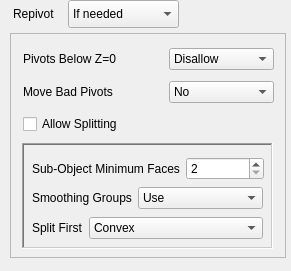
         <widget class="QFrame" name="pivotFrame">
          <property name="geometry">
           <rect>
            <x>530</x>
            <y>10</y>
            <width>291</width>
            <height>271</height>
           </rect>
          </property>
          <property name="sizePolicy">
           <sizepolicy hsizetype="Expanding" vsizetype="Preferred">
            <horstretch>0</horstretch>
            <verstretch>1</verstretch>
           </sizepolicy>
          </property>
          <property name="whatsThis">
           <string>&lt;html&gt;&lt;head/&gt;&lt;body&gt;&lt;p&gt;Bad pivots are one of the causes of shadow errors, particularly in tiles. The pivot of a mesh is regarded as &amp;quot;bad&amp;quot; if the mesh has any faces whose outward normals are directed towards the pivot rather than away from it.&lt;/p&gt;&lt;p&gt;Unless you set the Repivot option to &amp;quot;none&amp;quot; in the GUI or if there is a non-NULL supermodel, the program checks the pivots of all trimesh nodes that are set to shadow 1, except nodes whose position or orientation is changed in an animation. If it finds a bad pivot, it will try to fix it by moving the pivot to a position inside the mesh where it is no longer &amp;quot;bad&amp;quot;. If it succeeds, it will say so in the detailed log. However, this is not always possible. A common example is a door frame or window frame where the sides are facing each other inwards. Wherever you put the pivot, it would be in front of at least one of the sides Often, these situations can be resolved by splitting the mesh into suitable pieces, each of which can be successfully pivoted. There is an option to allow the program to try to do this automatically for you. If you set the Repivot option to &amp;quot;all&amp;quot;, the program will repivot nodes to conform to its own algorithms, even if their existing position is not actually &amp;quot;bad&amp;quot;. This may be useful on a first pass through a raw tileset, for example.The program will first try setting the pivot at the top of the object. If this is unsatisfactory, it will next try the centroid of the centroids of the faces of the object. If that also fails, it will compute the polyhedron within which the pivot must lie and if that polyhedron is convex it will use the centre of its bounding box as a pivot.&lt;/p&gt;&lt;p&gt;If snap is being used, the new position of the pivot will be snapped if possible. Sometimes, if the pivoting is critical, this is not possible. For example, if the program has calculated that the only possible position for a pivot is between 1.234 and 1.235, snapping it to 1.23 is not going to work. In this case, the pivot will be set to 1.2345 and the vertex co-ordinates, which are expressed relative to the pivot, will be released so that their absolute positions (relative to the rest of the geometry) can remain exact.&lt;/p&gt;&lt;p&gt;In the case of tile models, the program will look for a pivot within the XY boundaries of the tile. Objects in tiles do not cast shadows if they have a pivot below Z=0 so you may want to tell CM3 to keep pivots on or above the Z=0 plane. The GUI option “Pivots below Z=0” controls this. The third option 'slice' will cause meshes that cross the Z=0 place to be sliced at Z=0, the upper part repivoted and the lower part set to shadow 0.&lt;/p&gt;&lt;p&gt;Repivoting is not recommended for character models (it is likely to ruin animations) or doors (which do not cast shadows anyway).&lt;/p&gt;&lt;p&gt;The memory needed to find the bounding polyhedron increases as the third power of the number of faces. &lt;/p&gt;&lt;p&gt;For trimesh nodes of up to 150 faces, the program will use an exact algorithm that will certainly succeed in fixing the pivot if it is geometrically possible. Beyond 150 faces and up to 400 faces it will use a looser algorithm that is less memory-intensive and will usually succeed (about 99% of the time) but may occasionally fail. Beyond 400 faces it will not even try.&lt;/p&gt;&lt;p&gt;Occasionally, repositioning a difficult pivot may be achieved by exploiting rounding errors in the calculation of very small distances and the pivot may be placed the &amp;quot;wrong side&amp;quot; of a face by a microscopic distance. If this happens, a warning will be printed in the detailed log file.&lt;/p&gt;&lt;/body&gt;&lt;/html&gt;</string>
          </property>
          <property name="frameShape">
           <enum>QFrame::NoFrame</enum>
          </property>
          <property name="frameShadow">
           <enum>QFrame::Raised</enum>
          </property>
          <widget class="QFrame" name="repivotBox">
           <property name="geometry">
            <rect>
             <x>10</x>
             <y>33</y>
             <width>276</width>
             <height>225</height>
            </rect>
           </property>
           <property name="frameShape">
            <enum>QFrame::StyledPanel</enum>
           </property>
           <property name="frameShadow">
            <enum>QFrame::Raised</enum>
           </property>
           <widget class="QFrame" name="allowSplittingFrame">
            <property name="geometry">
             <rect>
              <x>12</x>
              <y>110</y>
              <width>251</width>
              <height>106</height>
             </rect>
            </property>
            <property name="whatsThis">
             <string>&lt;html&gt;&lt;head/&gt;&lt;body&gt;&lt;p&gt;If you turn on the &amp;quot;splitting&amp;quot; option, when the program fails to find a satisfactory pivot position for an object, it will split the object into parts that can each be pivoted separately. It creates new names for the parts by adding suffix numbers to the original node name (having checked that they are not already in use) and it randomises the wirecolors of the new objects. If it fails to repivot one of the parts (which can happen with a really twisted geometry) it will set its wirecolor to red (1 0 0).&lt;/p&gt;&lt;p&gt;When splitting an object, the program first separates isolated objects that are not connected to each other by common edges. If that isn't enough, it tries splitting objects into distinct smoothing group. Then it tries detaching pieces of floor and anything below them. After that, it looks for pieces that are entirely convex or entirely concave and detaches those. Finally it looks for groups of faces that form plane polygons. When it separates a piece, it checks to see if that piece and the remaining part can be pivoted. If they can, it need go no further. Otherwise, it will try splitting them again in another way.&lt;/p&gt;&lt;p&gt;There are some options in the GUI to control the splitting process. You can tell it to use smoothing groups, as described above, or to totally ignore them (if you think the models are not well smoothed anyway) or to protect smoothing groups and not allow them to be split further even if the pivot is still bad.&lt;/p&gt;&lt;p&gt;There is also a spinner to set the minimum size (number of faces) of pieces after splitting. Setting it to 4 is often a good choice but you might need to try different values on problematic models. Usually, it works better for concave pieces to be identified before convex ones. For some geometries, however, it may be better to do it the other way around. The radio button in the GUI lets you to choose which way you want the program to do it. If you find a particular model is problematic and the program seems to generate a large number of pieces which it can't repivot, try changing this option and running the original file through the program again.When splitting shadow meshes (trimesh nodes set to render 0 shadow 1), the option to protect smoothing groups is ignored for that node (because smoothing is meaningless if the node is not rendered) and the minimum piece size of 2 is used, regardless of GUI options. This is so that, if a node is so convoluted that it cannot be pivoted without breaking smoothing, you can try creating a shadow mesh for it that can certainly be repivoted.&lt;/p&gt;&lt;p&gt;If a trimesh node cannot be successfully repivoted, even with splitting, you can opt to move it to the top, middle or bottom of the object or to leave it where it is. 'Top' means the centroid of the top-most vertices; 'Middle' means the centroid of those vertices that lie at or above Z=0 and 'Bottom' means the centroid of the bottom-most vertices. One of these choices will quite often, but not always, resolve remaining shadow errors but a warning is still printed in the log because visual inspection of the shadows on the model will still be needed.&lt;/p&gt;&lt;/body&gt;&lt;/html&gt;</string>
            </property>
            <property name="frameShape">
             <enum>QFrame::WinPanel</enum>
            </property>
            <property name="frameShadow">
             <enum>QFrame::Sunken</enum>
            </property>
            <widget class="QWidget" name="layoutWidget_D">
             <property name="geometry">
              <rect>
               <x>10</x>
               <y>40</y>
               <width>231</width>
               <height>30</height>
              </rect>
             </property>
             <layout class="QHBoxLayout" name="smoothingGroupsLayout">
              <item>
               <widget class="QLabel" name="smoothingGroupsLabel">
                <property name="sizePolicy">
                 <sizepolicy hsizetype="Fixed" vsizetype="Preferred">
                  <horstretch>0</horstretch>
                  <verstretch>0</verstretch>
                 </sizepolicy>
                </property>
                <property name="text">
                 <string>Smoothing Groups</string>
                </property>
               </widget>
              </item>
              <item>
               <widget class="QComboBox" name="smoothingGroupsCombo">
                <item>
                 <property name="text">
                  <string>Use</string>
                 </property>
                </item>
                <item>
                 <property name="text">
                  <string>Ignore</string>
                 </property>
                </item>
                <item>
                 <property name="text">
                  <string>Protect</string>
                 </property>
                </item>
               </widget>
              </item>
             </layout>
            </widget>
            <widget class="QWidget" name="layoutWidget_E">
             <property name="geometry">
              <rect>
               <x>10</x>
               <y>10</y>
               <width>232</width>
               <height>31</height>
              </rect>
             </property>
             <layout class="QHBoxLayout" name="subObjectsMinFacesLayout">
              <property name="sizeConstraint">
               <enum>QLayout::SetMinimumSize</enum>
              </property>
              <item>
               <widget class="QLabel" name="subObjectMinFacesLabel">
                <property name="text">
                 <string>Sub-Object Minimum Faces</string>
                </property>
               </widget>
              </item>
              <item>
               <widget class="QSpinBox" name="subObjectSpin">
                <property name="minimum">
                 <number>2</number>
                </property>
                <property name="maximum">
                 <number>8</number>
                </property>
               </widget>
              </item>
             </layout>
            </widget>
            <widget class="QWidget" name="layoutWidget_F">
             <property name="geometry">
              <rect>
               <x>10</x>
               <y>70</y>
               <width>231</width>
               <height>30</height>
              </rect>
             </property>
             <layout class="QHBoxLayout" name="splitFirstLayout">
              <property name="sizeConstraint">
               <enum>QLayout::SetMinimumSize</enum>
              </property>
              <item>
               <widget class="QLabel" name="splitFirstLabel">
                <property name="sizePolicy">
                 <sizepolicy hsizetype="Fixed" vsizetype="Preferred">
                  <horstretch>0</horstretch>
                  <verstretch>0</verstretch>
                 </sizepolicy>
                </property>
                <property name="text">
                 <string>Split First</string>
                </property>
               </widget>
              </item>
              <item>
               <widget class="QComboBox" name="splitFirstCombo">
                <item>
                 <property name="text">
                  <string>Convex</string>
                 </property>
                </item>
                <item>
                 <property name="text">
                  <string>Concave</string>
                 </property>
                </item>
               </widget>
              </item>
             </layout>
            </widget>
           </widget>
           <widget class="QWidget" name="layoutWidget2">
            <property name="geometry">
             <rect>
              <x>13</x>
              <y>10</y>
              <width>251</width>
              <height>96</height>
             </rect>
            </property>
            <layout class="QGridLayout" name="gridLayout_5">
             <item row="0" column="0">
              <widget class="QLabel" name="pivotsBelowZeroZLabel">
               <property name="text">
                <string>Pivots Below Z=0</string>
               </property>
              </widget>
             </item>
             <item row="0" column="1">
              <widget class="QComboBox" name="pivotsBelowZeroZCombo">
               <item>
                <property name="text">
                 <string>Disallow</string>
                </property>
               </item>
               <item>
                <property name="text">
                 <string>Allow</string>
                </property>
               </item>
               <item>
                <property name="text">
                 <string>Slice</string>
                </property>
               </item>
              </widget>
             </item>
             <item row="1" column="0">
              <widget class="QLabel" name="moveBadPivotsLabel">
               <property name="text">
                <string>Move Bad Pivots</string>
               </property>
              </widget>
             </item>
             <item row="1" column="1">
              <widget class="QComboBox" name="moveBadPivotsCombo">
               <item>
                <property name="text">
                 <string>No</string>
                </property>
               </item>
               <item>
                <property name="text">
                 <string>Top</string>
                </property>
               </item>
               <item>
                <property name="text">
                 <string>Middle</string>
                </property>
               </item>
               <item>
                <property name="text">
                 <string>Bottom</string>
                </property>
               </item>
              </widget>
             </item>
             <item row="2" column="0">
              <widget class="QCheckBox" name="allowSplittingCheck">
               <property name="minimumSize">
                <size>
                 <width>140</width>
                 <height>0</height>
                </size>
               </property>
               <property name="whatsThis">
                <string>&lt;html&gt;&lt;head/&gt;&lt;body&gt;&lt;p&gt;If you turn on the &amp;quot;splitting&amp;quot; option, when the program fails to find a satisfactory pivot position for an object, it will split the object into parts that can each be pivoted separately. It creates new names for the parts by adding suffix numbers to the original node name (having checked that they are not already in use) and it randomises the wirecolors of the new objects. If it fails to repivot one of the parts (which can happen with a really twisted geometry) it will set its wirecolor to red (1 0 0).&lt;/p&gt;&lt;p&gt;When splitting an object, the program first separates isolated objects that are not connected to each other by common edges. If that isn't enough, it tries splitting objects into distinct smoothing group. Then it tries detaching pieces of floor and anything below them. After that, it looks for pieces that are entirely convex or entirely concave and detaches those. Finally it looks for groups of faces that form plane polygons. When it separates a piece, it checks to see if that piece and the remaining part can be pivoted. If they can, it need go no further. Otherwise, it will try splitting them again in another way.&lt;/p&gt;&lt;p&gt;There are some options in the GUI to control the splitting process. You can tell it to use smoothing groups, as described above, or to totally ignore them (if you think the models are not well smoothed anyway) or to protect smoothing groups and not allow them to be split further even if the pivot is still bad.&lt;/p&gt;&lt;p&gt;There is also a spinner to set the minimum size (number of faces) of pieces after splitting. Setting it to 4 is often a good choice but you might need to try different values on problematic models. Usually, it works better for concave pieces to be identified before convex ones. For some geometries, however, it may be better to do it the other way around. The radio button in the GUI lets you to choose which way you want the program to do it. If you find a particular model is problematic and the program seems to generate a large number of pieces which it can't repivot, try changing this option and running the original file through the program again.When splitting shadow meshes (trimesh nodes set to render 0 shadow 1), the option to protect smoothing groups is ignored for that node (because smoothing is meaningless if the node is not rendered) and the minimum piece size of 2 is used, regardless of GUI options. This is so that, if a node is so convoluted that it cannot be pivoted without breaking smoothing, you can try creating a shadow mesh for it that can certainly be repivoted.&lt;/p&gt;&lt;p&gt;If a trimesh node cannot be successfully repivoted, even with splitting, you can opt to move it to the top, middle or bottom of the object or to leave it where it is. 'Top' means the centroid of the top-most vertices; 'Middle' means the centroid of those vertices that lie at or above Z=0 and 'Bottom' means the centroid of the bottom-most vertices. One of these choices will quite often, but not always, resolve remaining shadow errors but a warning is still printed in the log because visual inspection of the shadows on the model will still be needed.&lt;/p&gt;&lt;/body&gt;&lt;/html&gt;</string>
               </property>
               <property name="text">
                <string>Allow Splitting</string>
               </property>
              </widget>
             </item>
            </layout>
           </widget>
          </widget>
          <widget class="QLabel" name="repivotLabel">
           <property name="geometry">
            <rect>
             <x>13</x>
             <y>4</y>
             <width>51</width>
             <height>20</height>
            </rect>
           </property>
           <property name="text">
            <string>Repivot</string>
           </property>
          </widget>
          <widget class="QComboBox" name="repivotCombo">
           <property name="geometry">
            <rect>
             <x>68</x>
             <y>0</y>
             <width>111</width>
             <height>28</height>
            </rect>
           </property>
           <item>
            <property name="text">
             <string>If needed</string>
            </property>
           </item>
           <item>
            <property name="text">
             <string>All</string>
            </property>
           </item>
           <item>
            <property name="text">
             <string>None</string>
            </property>
           </item>
          </widget>
         </widget>
